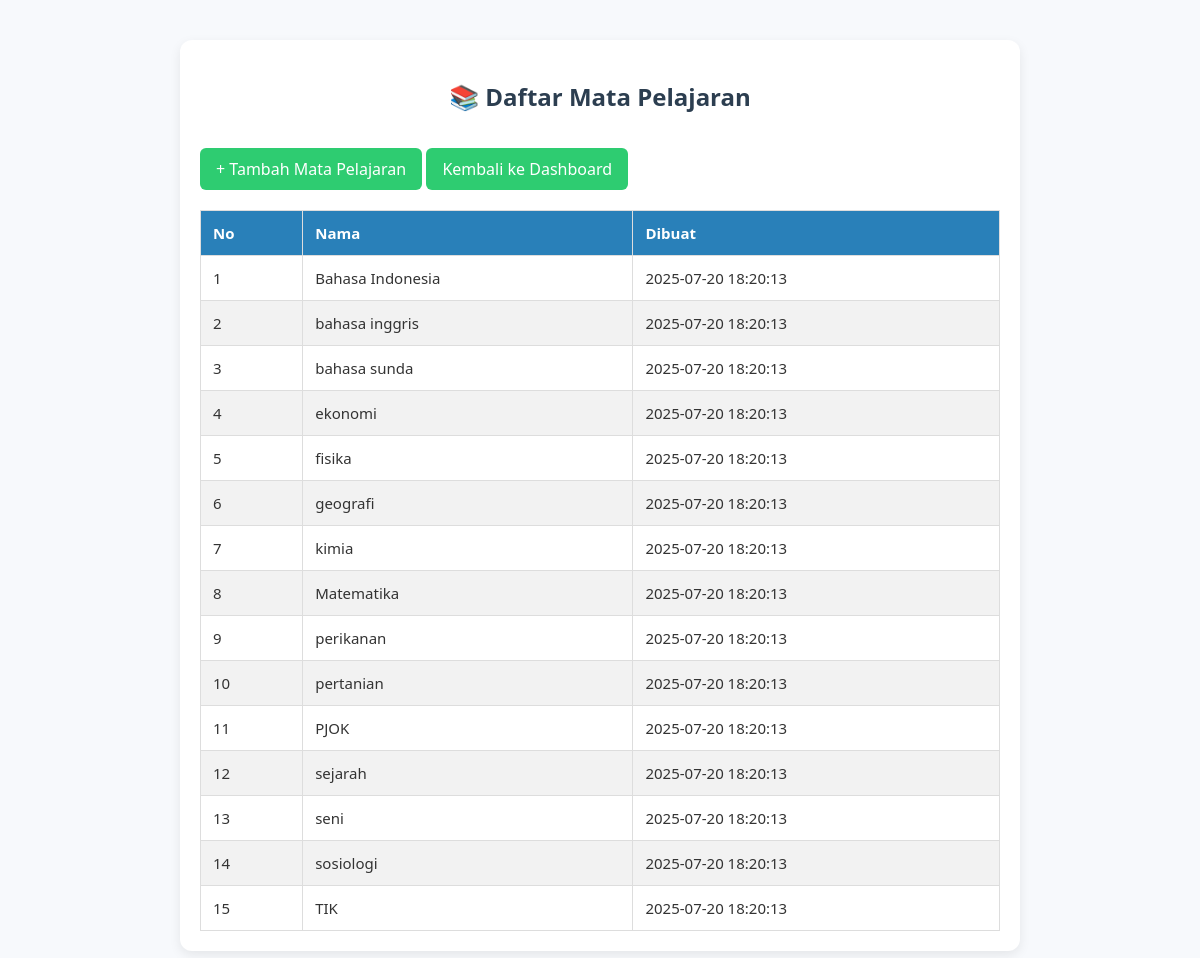
The app's page /Dashboard/admin/Tampil_mapel.php with its own data.
### tables this page shows
CREATE TABLE `mata_pelajaran` (
  `id_mapel` int(11) NOT NULL,
  `nama_mapel` varchar(100) NOT NULL,
  `created_at` datetime DEFAULT current_timestamp()
);

### Dashboard/admin/Tampil_mapel.php (the view, shortened to what this page needs)
<?php
require '../../database/db.php';
$stmt = $pdo->query("SELECT * FROM mata_pelajaran ORDER BY nama_mapel ASC");
$mapel = $stmt->fetchAll();
?>
<!DOCTYPE html>
<html lang="id">
<head>
    <link rel="stylesheet" href="../../assets/css/styile.css">
</head>
<body>
<div class="container">
    <h2>📚 Daftar Mata Pelajaran</h2>
    <a href="tambah_mapel.php" class="btn">+ Tambah Mata Pelajaran</a>
    <a href="../admin.php" class="btn btn-secondary mb-3">Kembali ke Dashboard</a>
    <table>
        <thead>
            <tr>
                <th>No</th>
                <th>Nama</th>
                <th>Dibuat</th>
            </tr>
        </thead>
        <tbody>
            <?php $no = 1; foreach ($mapel as $m): ?>
            <tr>
                <td><?= $no++ ?></td>
                <td><?= htmlspecialchars($m['nama_mapel']) ?></td>
                <td><?= isset($m['created_at']) ? $m['created_at'] : '-' ?></td>
            </tr>
            <?php endforeach; ?>
        </tbody>
    </table>
</div>
</body>
</html>

### assets/css/styile.css (style rules this page uses)
body { font-family: 'Segoe UI', Tahoma, Geneva, Verdana, sans-serif; background: #f7f9fc; color: #333; margin: 0; padding: 0; }
.container { max-width: 800px; margin: 40px auto; padding: 20px; background: #ffffff; border-radius: 12px; box-shadow: 0 4px 12px rgba(0,0,0,0.08); }
h2 { text-align: center; color: #2c3e50; }
.back-link, .btn { display: inline-block; margin-top: 15px; text-decoration: none; background: #2ecc71; color: white; padding: 10px 16px; border-radius: 6px; transition: background 0.3s; }
table { width: 100%; border-collapse: collapse; margin-top: 20px; font-size: 15px; }
table th, table td { border: 1px solid #ddd; padding: 12px; text-align: left; }
table th { background: #2980b9; color: white; }
table tr:nth-child(even) { background: #f2f2f2; }

### records on screen
mata_pelajaran: nama_mapel "Bahasa Indonesia", created_at "2025-07-20 18:20:13"
mata_pelajaran: nama_mapel "bahasa inggris", created_at "2025-07-20 18:20:13"
mata_pelajaran: nama_mapel "bahasa sunda", created_at "2025-07-20 18:20:13"
mata_pelajaran: nama_mapel "ekonomi", created_at "2025-07-20 18:20:13"
mata_pelajaran: nama_mapel "fisika", created_at "2025-07-20 18:20:13"
mata_pelajaran: nama_mapel "geografi", created_at "2025-07-20 18:20:13"
mata_pelajaran: nama_mapel "kimia", created_at "2025-07-20 18:20:13"
mata_pelajaran: nama_mapel "Matematika", created_at "2025-07-20 18:20:13"
mata_pelajaran: nama_mapel "perikanan", created_at "2025-07-20 18:20:13"
mata_pelajaran: nama_mapel "pertanian", created_at "2025-07-20 18:20:13"
mata_pelajaran: nama_mapel "PJOK", created_at "2025-07-20 18:20:13"
mata_pelajaran: nama_mapel "sejarah", created_at "2025-07-20 18:20:13"
mata_pelajaran: nama_mapel "seni", created_at "2025-07-20 18:20:13"
mata_pelajaran: nama_mapel "sosiologi", created_at "2025-07-20 18:20:13"
mata_pelajaran: nama_mapel "TIK", created_at "2025-07-20 18:20:13"
